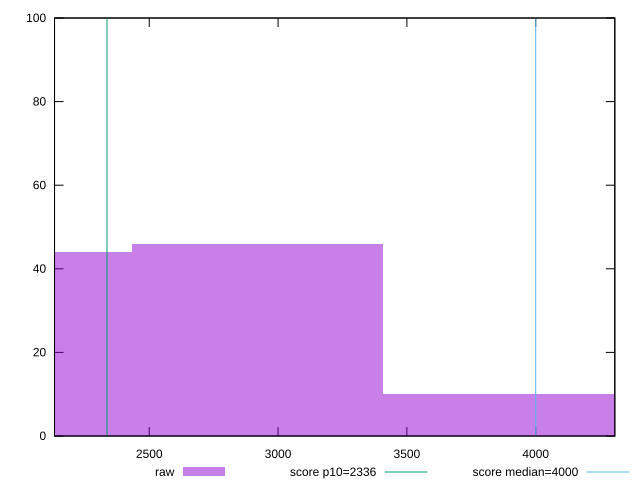

Generate this figure with gnuplot:
reset

$raw <<EOF
3894.723842673873 10
2921.042882005405 46
1947.3619213369366 44
EOF

set key outside below
set boxwidth 973.6809606684683
set xrange [2132.3865:4307.1055]
set yrange [0:100]
set trange [0:100]
set style fill transparent solid 0.5 noborder

set parametric
set terminal svg size 640, 490 enhanced background rgb 'white'
set output "report_00014_2021-02-09T15:56:05.503Z/first-contentful-paint/samples/pages+cached/raw/histogram.svg"

plot $raw title "raw" with boxes, \
     2336,t title "score p10=2336", \
     4000,t title "score median=4000"

reset
